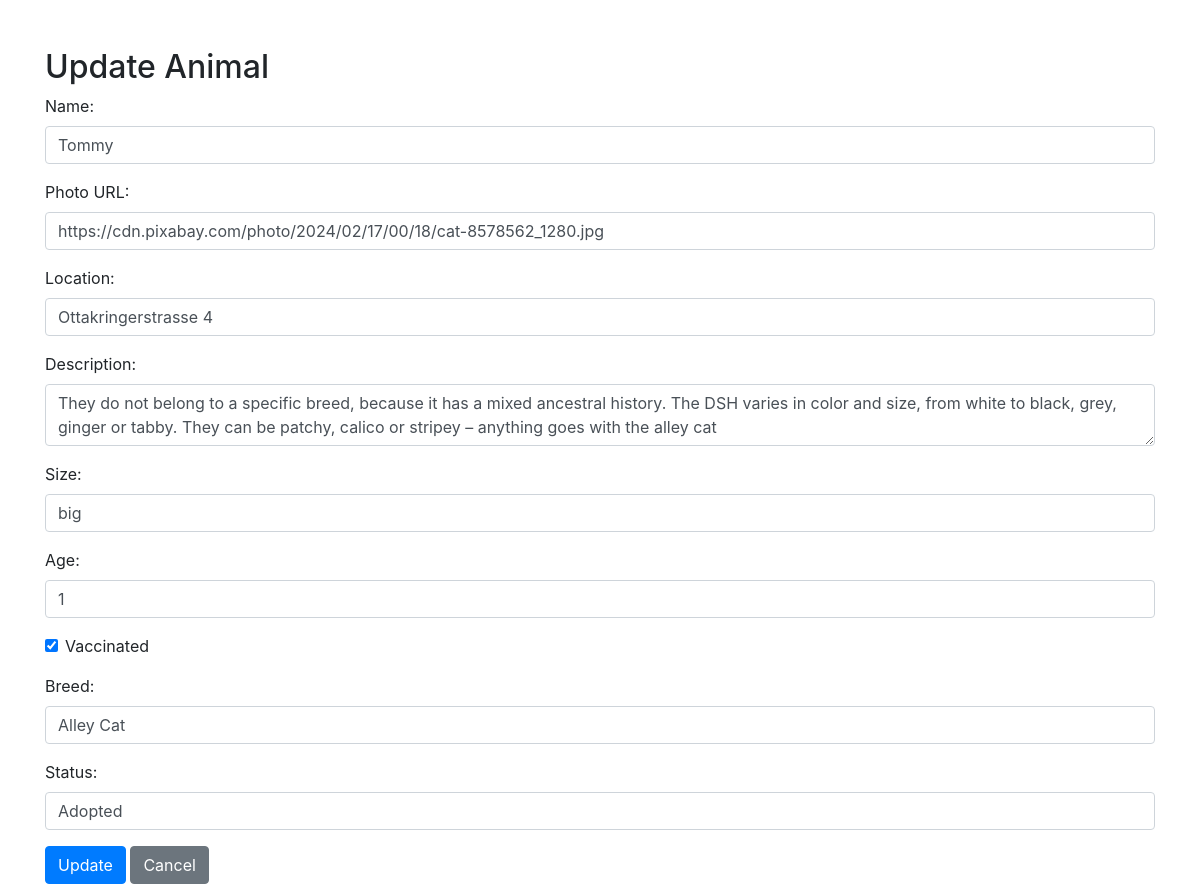
The page /update.php?id=2 (signed in) on the database its author committed.
### tables this page shows
CREATE TABLE `animals` (
  `id` int(11) NOT NULL,
  `name` varchar(100) NOT NULL,
  `photo` varchar(255) NOT NULL,
  `location` varchar(255) NOT NULL,
  `description` text NOT NULL,
  `size` varchar(20) NOT NULL,
  `age` int(11) NOT NULL,
  `vaccinated` enum('yes','no','','') NOT NULL,
  `breed` varchar(100) NOT NULL,
  `status` enum('Adopted','Available') NOT NULL
);

### update.php (the view, shortened to what this page needs)
<?php
require_once "db_connect.php";
$animalId = $_GET['id'];
$sql = "SELECT * FROM animals WHERE id = $animalId";
$result = mysqli_query($connect, $sql);
$animalData = mysqli_fetch_assoc($result);
?>
<!DOCTYPE html>
<html lang="en">
<head>
    <link rel="stylesheet" href="https://maxcdn.bootstrapcdn.com/bootstrap/4.5.2/css/bootstrap.min.css">
</head>
<body>
    <div class="container mt-5">
        <h2>Update Animal</h2>
        <form method="post">
            <div class="form-group">
                <label for="name">Name:</label>
                <input type="text" class="form-control" id="name" name="name" value="<?php echo $animalData['name']; ?>">
            </div>
            <div class="form-group">
                <label for="photo">Photo URL:</label>
                <input type="text" class="form-control" id="photo" name="photo" value="<?php echo $animalData['photo']; ?>">
            </div>
            <div class="form-group">
                <label for="location">Location:</label>
                <input type="text" class="form-control" id="location" name="location" value="<?php echo $animalData['location']; ?>">
            </div>
            <div class="form-group">
                <label for="description">Description:</label>
                <textarea class="form-control" id="description" name="description"><?php echo $animalData['description']; ?></textarea>
            </div>
            <div class="form-group">
                <label for="size">Size:</label>
                <input type="text" class="form-control" id="size" name="size" value="<?php echo $animalData['size']; ?>">
            </div>
            <div class="form-group">
                <label for="age">Age:</label>
                <input type="text" class="form-control" id="age" name="age" value="<?php echo $animalData['age']; ?>">
            </div>
            <div class="form-group">
                <div class="form-check">
                    <input class="form-check-input" type="checkbox" id="vaccinated" name="vaccinated" <?php echo $animalData['vaccinated'] ? 'checked' : ''; ?>>
                    <label class="form-check-label" for="vaccinated">Vaccinated</label>
                </div>
            </div>
            <div class="form-group">
                <label for="breed">Breed:</label>
                <input type="text" class="form-control" id="breed" name="breed" value="<?php echo $animalData['breed']; ?>">
            </div>
            <div class="form-group">
                <label for="status">Status:</label>
                <input type="text" class="form-control" id="status" name="status" value="<?php echo $animalData['status']; ?>">
            </div>
            <button type="submit" class="btn btn-primary">Update</button>
            <a href="dashboard.php" class="btn btn-secondary">Cancel</a>
        </form>
    </div>
</body>
</html>

### update.php (style rules this page uses)
body { background-image: url('https://cdn.pixabay.com/photo/2019/08/07/14/11/dog-4390885_1280.jpg'); background-size: cover; background-attachment: fixed; margin: 10px; }

### rows shown on the page
animals: name "Tommy", photo "https://cdn.pixabay.com/photo/2024/02/17/00/18/cat-8578562_1280.jpg", location "Ottakringerstrasse 4", description "They do not belong to a specific breed, because it has a mixed ancestral history. The DSH varies in color and size, from white to black, grey, ginger or tabby. They can be patchy, calico or stripey – anything goes with the alley cat", size "big", age "1", vaccinated "☑", breed "Alley Cat", status "Adopted"
